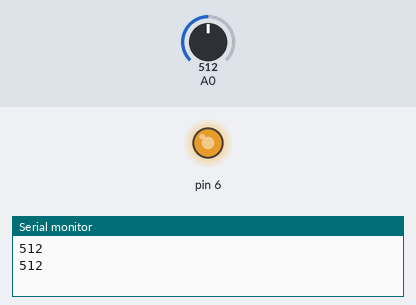
Simulated run of this sketch. Board: Arduino Uno, built with avr-gcc and run on an emulated ATmega328P. On the bench: output pins drawn as LEDs (lit = HIGH), the last lines printed to the serial monitor. The test bench sets the inputs (shaded band); at power-on: A0 = 512.

Above: at 1.8 s.
1.9 s: A0 set to 31
3.4 s: A0 set to 26
At 4.4 s:
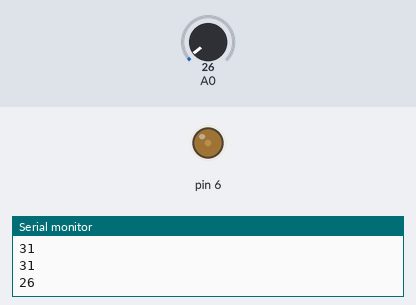
5.5 s: A0 set to 122
At 7.1 s:
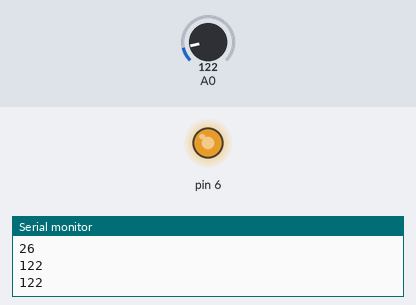
7.5 s: A0 set to 20
At 8.6 s:
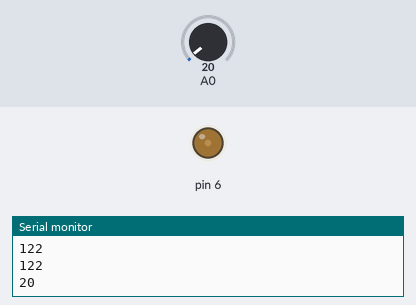
Timing chart, 0 to 10.5 s (numbered marks = the images above; inputs shaded):
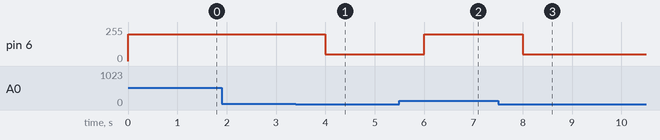

The sketch:

arraystring.ino
```cpp
void setup() {
  // put your setup code here, to run once:
  Serial.begin(9600);
}

void loop() {
  // put your main code here, to run repeatedly:
  int val=analogRead(A0);
  Serial.println(val);
  if(val<30)
    analogWrite(6,50);
  else
    analogWrite(6,200);
  delay(1000);
}
```

Measured:
- the behaviour switches between 30 and 29 on A0 (found by bisection; images 0 and 1)
- after the input at 3.4 s, pin 6: 200/255 → 50/255 after 0.60 s
- after the input at 5.5 s, pin 6: 50/255 → 200/255 after 0.50 s
- after the input at 7.5 s, pin 6: 200/255 → 50/255 after 0.50 s
